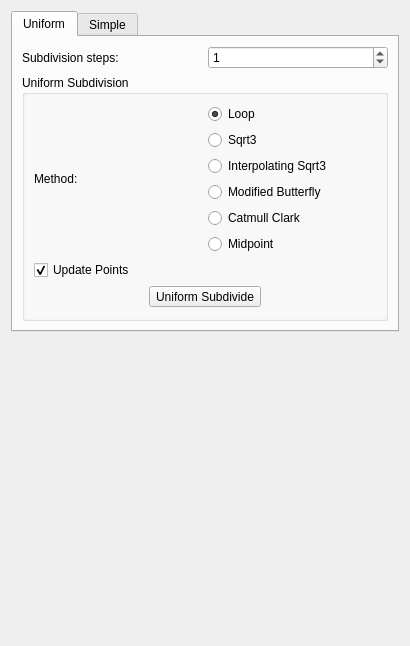
<?xml version="1.0" encoding="UTF-8"?>
<ui version="4.0">
 <class>SubdividerControls</class>
 <widget class="QWidget" name="SubdividerControls">
  <property name="geometry">
   <rect>
    <x>0</x>
    <y>0</y>
    <width>410</width>
    <height>646</height>
   </rect>
  </property>
  <property name="windowTitle">
   <string>Form</string>
  </property>
  <layout class="QVBoxLayout" name="verticalLayout_4">
   <item>
    <widget class="QTabWidget" name="tabWidget">
     <property name="currentIndex">
      <number>0</number>
     </property>
     <widget class="QWidget" name="Uniform">
      <attribute name="title">
       <string>Uniform</string>
      </attribute>
      <layout class="QVBoxLayout" name="verticalLayout_3">
       <item>
        <layout class="QHBoxLayout" name="horizontalLayout_3">
         <item>
          <widget class="QLabel" name="label">
           <property name="text">
            <string>Subdivision steps:</string>
           </property>
          </widget>
         </item>
         <item>
          <widget class="QSpinBox" name="subdivision_steps_spinBox">
           <property name="value">
            <number>1</number>
           </property>
          </widget>
         </item>
        </layout>
       </item>
       <item>
        <widget class="QGroupBox" name="groupBox">
         <property name="title">
          <string>Uniform Subdivision</string>
         </property>
         <layout class="QVBoxLayout" name="verticalLayout_2">
          <item>
           <layout class="QHBoxLayout" name="horizontalLayout_2">
            <item>
             <widget class="QLabel" name="label_2">
              <property name="text">
               <string>Method:</string>
              </property>
             </widget>
            </item>
            <item>
             <layout class="QVBoxLayout" name="verticalLayout">
              <item>
               <layout class="QHBoxLayout" name="horizontalLayout">
                <item>
                 <widget class="QRadioButton" name="loop_radioButton">
                  <property name="toolTip">
                   <string>C. T. Loop, &quot;Smooth Subdivision Surfaces Based on Triangles&quot;,
M.S. Thesis, Department of Mathematics, University of Utah, August 1987.</string>
                  </property>
                  <property name="text">
                   <string>Loop</string>
                  </property>
                  <property name="checked">
                   <bool>true</bool>
                  </property>
                 </widget>
                </item>
               </layout>
              </item>
              <item>
               <widget class="QRadioButton" name="sqrt3_radioButton">
                <property name="toolTip">
                 <string>L. Kobbelt, &lt;a href=&quot;http://www-i8.informatik.rwth-aachen.de/publications/downloads/sqrt3.pdf&quot;&gt;&quot;Sqrt(3) subdivision&quot;&lt;/a&gt;, Proceedings of SIGGRAPH 2000.</string>
                </property>
                <property name="text">
                 <string>Sqrt3</string>
                </property>
               </widget>
              </item>
              <item>
               <widget class="QRadioButton" name="LabsikGreiner_radioButton">
                <property name="toolTip">
                 <string>Interpolating Labsik Greiner Subdivider as described in &quot;interpolating sqrt(3) subdivision&quot; Labsik &amp; Greiner, 2000</string>
                </property>
                <property name="text">
                 <string>Interpolating Sqrt3</string>
                </property>
               </widget>
              </item>
              <item>
               <widget class="QRadioButton" name="modifiedButterfly_radioButton">
                <property name="toolTip">
                 <string>The modified butterfly scheme of Denis Zorin, Peter Schröder and Wim Sweldens, 
``Interpolating subdivision for meshes with arbitrary topology,'' in Proceedings 
of SIGGRAPH 1996, ACM SIGGRAPH, 1996, pp. 189-192.</string>
                </property>
                <property name="text">
                 <string>Modified Butterfly</string>
                </property>
               </widget>
              </item>
              <item>
               <widget class="QRadioButton" name="catmullClark_radioButton">
                <property name="toolTip">
                 <string>&lt;html&gt;&lt;head/&gt;&lt;body&gt;&lt;p&gt;Catmull Clark subdivision&lt;/p&gt;&lt;p&gt;&lt;br/&gt;&lt;/p&gt;&lt;p&gt;&lt;span style=&quot; font-weight:600;&quot;&gt;Note: Only works on quadrangular meshes!&lt;/span&gt;&lt;/p&gt;&lt;/body&gt;&lt;/html&gt;</string>
                </property>
                <property name="text">
                 <string>Catmull Clark</string>
                </property>
               </widget>
              </item>
              <item>
               <widget class="QRadioButton" name="midpoint_radioButton">
                <property name="toolTip">
                 <string>&lt;html&gt;&lt;head/&gt;&lt;body&gt;&lt;p&gt;Midpoint subdivision algorithm&lt;/p&gt;&lt;p&gt;With every step, the set of vertices is replaced with by the midpoints of all current edges. Then, two sets of faces are created to set up the new connectivity: From all midpoints of edges surrounding an original face, a new face is created. Also, for all midpoints of edges surrounding an original vertex, a new face is created&lt;br/&gt;&lt;/p&gt;&lt;p&gt;&lt;span style=&quot; font-weight:600;&quot;&gt;Note: This algorithm is best suited for closed meshes since boundaries tend to fragment into isolated faces after a few iterations!&lt;/span&gt;&lt;/p&gt;&lt;/body&gt;&lt;/html&gt;</string>
                </property>
                <property name="text">
                 <string>Midpoint</string>
                </property>
               </widget>
              </item>
             </layout>
            </item>
           </layout>
          </item>
          <item>
           <widget class="QCheckBox" name="updatePoints">
            <property name="enabled">
             <bool>true</bool>
            </property>
            <property name="toolTip">
             <string/>
            </property>
            <property name="text">
             <string>Update Points</string>
            </property>
            <property name="checkable">
             <bool>true</bool>
            </property>
            <property name="checked">
             <bool>true</bool>
            </property>
           </widget>
          </item>
          <item>
           <layout class="QHBoxLayout" name="horizontalLayout_4">
            <item>
             <spacer name="horizontalSpacer_2">
              <property name="orientation">
               <enum>Qt::Horizontal</enum>
              </property>
              <property name="sizeHint" stdset="0">
               <size>
                <width>40</width>
                <height>20</height>
               </size>
              </property>
             </spacer>
            </item>
            <item>
             <widget class="QToolButton" name="subdivide_uniform_toolButton">
              <property name="text">
               <string>Uniform Subdivide</string>
              </property>
             </widget>
            </item>
            <item>
             <spacer name="horizontalSpacer">
              <property name="orientation">
               <enum>Qt::Horizontal</enum>
              </property>
              <property name="sizeHint" stdset="0">
               <size>
                <width>40</width>
                <height>20</height>
               </size>
              </property>
             </spacer>
            </item>
           </layout>
          </item>
         </layout>
        </widget>
       </item>
      </layout>
     </widget>
     <widget class="QWidget" name="Simple">
      <attribute name="title">
       <string>Simple</string>
      </attribute>
      <layout class="QVBoxLayout" name="verticalLayout_5">
       <item>
        <layout class="QHBoxLayout" name="horizontalLayout_6">
         <item>
          <widget class="QRadioButton" name="longestEdgeSplit">
           <property name="toolTip">
            <string>This algorithm splits edges longer than the given maximal length. For each split, the longest edge is split at its midpoint.</string>
           </property>
           <property name="text">
            <string>Longest Edge </string>
           </property>
           <property name="checked">
            <bool>true</bool>
           </property>
          </widget>
         </item>
         <item>
          <layout class="QHBoxLayout" name="horizontalLayout_5">
           <item>
            <spacer name="horizontalSpacer_3">
             <property name="orientation">
              <enum>Qt::Horizontal</enum>
             </property>
             <property name="sizeHint" stdset="0">
              <size>
               <width>40</width>
               <height>20</height>
              </size>
             </property>
            </spacer>
           </item>
           <item>
            <widget class="QLabel" name="label_3">
             <property name="text">
              <string>Max Edge Length</string>
             </property>
            </widget>
           </item>
           <item>
            <widget class="QDoubleSpinBox" name="maximalEdgeLength">
             <property name="toolTip">
              <string>Maximal edge length after the algorithm</string>
             </property>
             <property name="decimals">
              <number>3</number>
             </property>
             <property name="minimum">
              <double>0.000000000000000</double>
             </property>
             <property name="maximum">
              <double>1000.000000000000000</double>
             </property>
             <property name="value">
              <double>1.000000000000000</double>
             </property>
            </widget>
           </item>
          </layout>
         </item>
        </layout>
       </item>
       <item>
        <spacer name="verticalSpacer_2">
         <property name="orientation">
          <enum>Qt::Vertical</enum>
         </property>
         <property name="sizeHint" stdset="0">
          <size>
           <width>20</width>
           <height>40</height>
          </size>
         </property>
        </spacer>
       </item>
       <item>
        <widget class="QPushButton" name="simpleButton">
         <property name="text">
          <string>Subdivide</string>
         </property>
        </widget>
       </item>
      </layout>
     </widget>
    </widget>
   </item>
   <item>
    <spacer name="verticalSpacer">
     <property name="orientation">
      <enum>Qt::Vertical</enum>
     </property>
     <property name="sizeHint" stdset="0">
      <size>
       <width>20</width>
       <height>495</height>
      </size>
     </property>
    </spacer>
   </item>
  </layout>
 </widget>
 <resources/>
 <connections/>
</ui>
